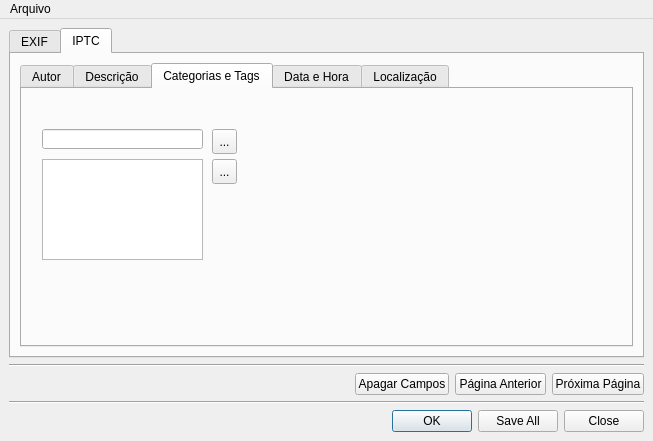
<?xml version="1.0" encoding="UTF-8"?>
<ui version="4.0">
 <class>AddMetadata</class>
 <widget class="QMainWindow" name="AddMetadata">
  <property name="windowModality">
   <enum>Qt::WindowModal</enum>
  </property>
  <property name="geometry">
   <rect>
    <x>0</x>
    <y>0</y>
    <width>653</width>
    <height>441</height>
   </rect>
  </property>
  <property name="minimumSize">
   <size>
    <width>653</width>
    <height>441</height>
   </size>
  </property>
  <property name="maximumSize">
   <size>
    <width>653</width>
    <height>441</height>
   </size>
  </property>
  <property name="windowTitle">
   <string>AddMetadata</string>
  </property>
  <widget class="QWidget" name="centralwidget">
   <layout class="QGridLayout" name="gridLayout">
    <item row="0" column="0">
     <widget class="QTabWidget" name="tabWidget">
      <property name="currentIndex">
       <number>1</number>
      </property>
      <widget class="QWidget" name="tabExif">
       <attribute name="title">
        <string>EXIF</string>
       </attribute>
       <layout class="QGridLayout" name="gridLayout_2">
        <item row="0" column="0">
         <widget class="QTabWidget" name="tabWidget_2">
          <property name="currentIndex">
           <number>2</number>
          </property>
          <widget class="QWidget" name="tabExifAutor">
           <attribute name="title">
            <string>Autor</string>
           </attribute>
           <widget class="QLabel" name="label_17">
            <property name="geometry">
             <rect>
              <x>10</x>
              <y>10</y>
              <width>61</width>
              <height>16</height>
             </rect>
            </property>
            <property name="font">
             <font>
              <pointsize>9</pointsize>
             </font>
            </property>
            <property name="text">
             <string>Fotógrafo:</string>
            </property>
           </widget>
           <widget class="QLineEdit" name="lineEdit_15">
            <property name="geometry">
             <rect>
              <x>10</x>
              <y>30</y>
              <width>113</width>
              <height>20</height>
             </rect>
            </property>
           </widget>
           <widget class="QLabel" name="label_18">
            <property name="geometry">
             <rect>
              <x>10</x>
              <y>60</y>
              <width>101</width>
              <height>16</height>
             </rect>
            </property>
            <property name="font">
             <font>
              <pointsize>9</pointsize>
             </font>
            </property>
            <property name="text">
             <string>Direitos Autorais:</string>
            </property>
           </widget>
           <widget class="QLineEdit" name="lineEdit_16">
            <property name="geometry">
             <rect>
              <x>10</x>
              <y>80</y>
              <width>113</width>
              <height>20</height>
             </rect>
            </property>
           </widget>
           <widget class="QLabel" name="label_21">
            <property name="geometry">
             <rect>
              <x>240</x>
              <y>60</y>
              <width>46</width>
              <height>13</height>
             </rect>
            </property>
            <property name="font">
             <font>
              <pointsize>9</pointsize>
             </font>
            </property>
            <property name="text">
             <string>Modelo:</string>
            </property>
           </widget>
           <widget class="QLineEdit" name="lineEdit_19">
            <property name="geometry">
             <rect>
              <x>240</x>
              <y>80</y>
              <width>113</width>
              <height>20</height>
             </rect>
            </property>
           </widget>
           <widget class="QLabel" name="label_23">
            <property name="geometry">
             <rect>
              <x>240</x>
              <y>10</y>
              <width>71</width>
              <height>16</height>
             </rect>
            </property>
            <property name="font">
             <font>
              <pointsize>9</pointsize>
             </font>
            </property>
            <property name="text">
             <string>Fabricante:</string>
            </property>
           </widget>
           <widget class="QLineEdit" name="lineEdit_21">
            <property name="geometry">
             <rect>
              <x>240</x>
              <y>30</y>
              <width>113</width>
              <height>20</height>
             </rect>
            </property>
           </widget>
          </widget>
          <widget class="QWidget" name="tabExifData">
           <attribute name="title">
            <string>Data</string>
           </attribute>
           <widget class="QDateEdit" name="dateEdit">
            <property name="geometry">
             <rect>
              <x>10</x>
              <y>30</y>
              <width>81</width>
              <height>22</height>
             </rect>
            </property>
            <property name="calendarPopup">
             <bool>true</bool>
            </property>
           </widget>
           <widget class="QTimeEdit" name="timeEdit">
            <property name="geometry">
             <rect>
              <x>100</x>
              <y>30</y>
              <width>71</width>
              <height>22</height>
             </rect>
            </property>
            <property name="calendarPopup">
             <bool>true</bool>
            </property>
           </widget>
           <widget class="QLabel" name="label_16">
            <property name="geometry">
             <rect>
              <x>10</x>
              <y>10</y>
              <width>131</width>
              <height>16</height>
             </rect>
            </property>
            <property name="font">
             <font>
              <pointsize>9</pointsize>
             </font>
            </property>
            <property name="text">
             <string>Data e Hora da Foto:</string>
            </property>
           </widget>
          </widget>
          <widget class="QWidget" name="tabExifGps">
           <attribute name="title">
            <string>GPS</string>
           </attribute>
           <widget class="QLabel" name="label_10">
            <property name="geometry">
             <rect>
              <x>20</x>
              <y>20</y>
              <width>46</width>
              <height>13</height>
             </rect>
            </property>
            <property name="text">
             <string>Latitude:</string>
            </property>
           </widget>
           <widget class="QLineEdit" name="lineEdit_9">
            <property name="geometry">
             <rect>
              <x>20</x>
              <y>40</y>
              <width>113</width>
              <height>20</height>
             </rect>
            </property>
           </widget>
           <widget class="QLabel" name="label_11">
            <property name="geometry">
             <rect>
              <x>20</x>
              <y>70</y>
              <width>46</width>
              <height>13</height>
             </rect>
            </property>
            <property name="text">
             <string>Longitude:</string>
            </property>
           </widget>
           <widget class="QLineEdit" name="lineEdit_10">
            <property name="geometry">
             <rect>
              <x>20</x>
              <y>90</y>
              <width>113</width>
              <height>20</height>
             </rect>
            </property>
           </widget>
           <widget class="QLabel" name="label_12">
            <property name="geometry">
             <rect>
              <x>20</x>
              <y>120</y>
              <width>46</width>
              <height>13</height>
             </rect>
            </property>
            <property name="text">
             <string>Altitude:</string>
            </property>
           </widget>
           <widget class="QLineEdit" name="lineEdit_11">
            <property name="geometry">
             <rect>
              <x>20</x>
              <y>140</y>
              <width>113</width>
              <height>20</height>
             </rect>
            </property>
           </widget>
           <widget class="QLabel" name="label_13">
            <property name="geometry">
             <rect>
              <x>270</x>
              <y>20</y>
              <width>46</width>
              <height>13</height>
             </rect>
            </property>
            <property name="text">
             <string>TextLabel</string>
            </property>
           </widget>
           <widget class="QLineEdit" name="lineEdit_12">
            <property name="geometry">
             <rect>
              <x>270</x>
              <y>40</y>
              <width>113</width>
              <height>20</height>
             </rect>
            </property>
           </widget>
           <widget class="QLabel" name="label_14">
            <property name="geometry">
             <rect>
              <x>270</x>
              <y>120</y>
              <width>46</width>
              <height>13</height>
             </rect>
            </property>
            <property name="text">
             <string>TextLabel</string>
            </property>
           </widget>
           <widget class="QLineEdit" name="lineEdit_13">
            <property name="geometry">
             <rect>
              <x>270</x>
              <y>140</y>
              <width>113</width>
              <height>20</height>
             </rect>
            </property>
           </widget>
           <widget class="QLabel" name="label_15">
            <property name="geometry">
             <rect>
              <x>270</x>
              <y>70</y>
              <width>46</width>
              <height>13</height>
             </rect>
            </property>
            <property name="text">
             <string>TextLabel</string>
            </property>
           </widget>
           <widget class="QLineEdit" name="lineEdit_14">
            <property name="geometry">
             <rect>
              <x>270</x>
              <y>90</y>
              <width>113</width>
              <height>20</height>
             </rect>
            </property>
           </widget>
          </widget>
         </widget>
        </item>
       </layout>
      </widget>
      <widget class="QWidget" name="tabIptc">
       <attribute name="title">
        <string>IPTC</string>
       </attribute>
       <layout class="QGridLayout" name="gridLayout_3">
        <item row="0" column="0">
         <widget class="QTabWidget" name="tabWidget_3">
          <property name="currentIndex">
           <number>2</number>
          </property>
          <widget class="QWidget" name="tabIptcAutor">
           <attribute name="title">
            <string>Autor</string>
           </attribute>
           <widget class="QWidget" name="layoutWidget">
            <property name="geometry">
             <rect>
              <x>330</x>
              <y>160</y>
              <width>233</width>
              <height>42</height>
             </rect>
            </property>
            <layout class="QVBoxLayout" name="verticalLayout">
             <item>
              <widget class="QLabel" name="label_6">
               <property name="font">
                <font>
                 <pointsize>9</pointsize>
                </font>
               </property>
               <property name="text">
                <string>Título:</string>
               </property>
               <property name="buddy">
                <cstring>lineEdit_6</cstring>
               </property>
              </widget>
             </item>
             <item>
              <widget class="QLineEdit" name="lineEdit_6">
               <property name="minimumSize">
                <size>
                 <width>231</width>
                 <height>0</height>
                </size>
               </property>
              </widget>
             </item>
            </layout>
           </widget>
           <widget class="QWidget" name="layoutWidget">
            <property name="geometry">
             <rect>
              <x>330</x>
              <y>90</y>
              <width>233</width>
              <height>42</height>
             </rect>
            </property>
            <layout class="QVBoxLayout" name="verticalLayout_2">
             <item>
              <widget class="QLabel" name="label_5">
               <property name="font">
                <font>
                 <pointsize>9</pointsize>
                </font>
               </property>
               <property name="text">
                <string>Site:</string>
               </property>
               <property name="buddy">
                <cstring>lineEdit_5</cstring>
               </property>
              </widget>
             </item>
             <item>
              <widget class="QLineEdit" name="lineEdit_5">
               <property name="minimumSize">
                <size>
                 <width>231</width>
                 <height>0</height>
                </size>
               </property>
              </widget>
             </item>
            </layout>
           </widget>
           <widget class="QWidget" name="layoutWidget">
            <property name="geometry">
             <rect>
              <x>330</x>
              <y>20</y>
              <width>233</width>
              <height>42</height>
             </rect>
            </property>
            <layout class="QVBoxLayout" name="verticalLayout_3">
             <item>
              <widget class="QLabel" name="label_4">
               <property name="font">
                <font>
                 <pointsize>9</pointsize>
                </font>
               </property>
               <property name="text">
                <string>Fonte:</string>
               </property>
               <property name="buddy">
                <cstring>lineEdit_4</cstring>
               </property>
              </widget>
             </item>
             <item>
              <widget class="QLineEdit" name="lineEdit_4">
               <property name="minimumSize">
                <size>
                 <width>231</width>
                 <height>0</height>
                </size>
               </property>
              </widget>
             </item>
            </layout>
           </widget>
           <widget class="QWidget" name="layoutWidget">
            <property name="geometry">
             <rect>
              <x>20</x>
              <y>20</y>
              <width>233</width>
              <height>42</height>
             </rect>
            </property>
            <layout class="QVBoxLayout" name="verticalLayout_4">
             <item>
              <widget class="QLabel" name="label">
               <property name="font">
                <font>
                 <pointsize>9</pointsize>
                </font>
               </property>
               <property name="text">
                <string>Autor:</string>
               </property>
               <property name="buddy">
                <cstring>lineEdit</cstring>
               </property>
              </widget>
             </item>
             <item>
              <widget class="QLineEdit" name="lineEdit">
               <property name="minimumSize">
                <size>
                 <width>231</width>
                 <height>0</height>
                </size>
               </property>
              </widget>
             </item>
            </layout>
           </widget>
           <widget class="QWidget" name="layoutWidget">
            <property name="geometry">
             <rect>
              <x>20</x>
              <y>92</y>
              <width>233</width>
              <height>42</height>
             </rect>
            </property>
            <layout class="QVBoxLayout" name="verticalLayout_5">
             <item>
              <widget class="QLabel" name="label_2">
               <property name="font">
                <font>
                 <pointsize>9</pointsize>
                </font>
               </property>
               <property name="text">
                <string>Créditos:</string>
               </property>
               <property name="buddy">
                <cstring>lineEdit_2</cstring>
               </property>
              </widget>
             </item>
             <item>
              <widget class="QLineEdit" name="lineEdit_2">
               <property name="minimumSize">
                <size>
                 <width>231</width>
                 <height>0</height>
                </size>
               </property>
              </widget>
             </item>
            </layout>
           </widget>
           <widget class="QWidget" name="layoutWidget">
            <property name="geometry">
             <rect>
              <x>20</x>
              <y>164</y>
              <width>233</width>
              <height>42</height>
             </rect>
            </property>
            <layout class="QVBoxLayout" name="verticalLayout_6">
             <item>
              <widget class="QLabel" name="label_3">
               <property name="font">
                <font>
                 <pointsize>9</pointsize>
                </font>
               </property>
               <property name="text">
                <string>Direitos Autorais:</string>
               </property>
               <property name="buddy">
                <cstring>lineEdit_3</cstring>
               </property>
              </widget>
             </item>
             <item>
              <widget class="QLineEdit" name="lineEdit_3">
               <property name="minimumSize">
                <size>
                 <width>231</width>
                 <height>0</height>
                </size>
               </property>
              </widget>
             </item>
            </layout>
           </widget>
          </widget>
          <widget class="QWidget" name="tabIptcDescricao">
           <attribute name="title">
            <string>Descrição</string>
           </attribute>
           <widget class="QWidget" name="layoutWidget">
            <property name="geometry">
             <rect>
              <x>20</x>
              <y>30</y>
              <width>233</width>
              <height>42</height>
             </rect>
            </property>
            <layout class="QVBoxLayout" name="verticalLayout_7">
             <item>
              <widget class="QLabel" name="label_7">
               <property name="font">
                <font>
                 <pointsize>9</pointsize>
                </font>
               </property>
               <property name="text">
                <string>Título:</string>
               </property>
               <property name="buddy">
                <cstring>lineEdit_2</cstring>
               </property>
              </widget>
             </item>
             <item>
              <widget class="QLineEdit" name="lineEdit_7">
               <property name="minimumSize">
                <size>
                 <width>231</width>
                 <height>0</height>
                </size>
               </property>
              </widget>
             </item>
            </layout>
           </widget>
           <widget class="QWidget" name="layoutWidget">
            <property name="geometry">
             <rect>
              <x>350</x>
              <y>30</y>
              <width>233</width>
              <height>42</height>
             </rect>
            </property>
            <layout class="QVBoxLayout" name="verticalLayout_8">
             <item>
              <widget class="QLabel" name="label_9">
               <property name="font">
                <font>
                 <pointsize>9</pointsize>
                </font>
               </property>
               <property name="text">
                <string>Autor:</string>
               </property>
               <property name="buddy">
                <cstring>lineEdit</cstring>
               </property>
              </widget>
             </item>
             <item>
              <widget class="QLineEdit" name="lineEdit_8">
               <property name="minimumSize">
                <size>
                 <width>231</width>
                 <height>0</height>
                </size>
               </property>
              </widget>
             </item>
            </layout>
           </widget>
           <widget class="QWidget" name="layoutWidget">
            <property name="geometry">
             <rect>
              <x>20</x>
              <y>80</y>
              <width>233</width>
              <height>161</height>
             </rect>
            </property>
            <layout class="QVBoxLayout" name="verticalLayout_9">
             <item>
              <widget class="QLabel" name="label_8">
               <property name="font">
                <font>
                 <pointsize>9</pointsize>
                </font>
               </property>
               <property name="text">
                <string>Descrição:</string>
               </property>
              </widget>
             </item>
             <item>
              <widget class="QTextEdit" name="textEdit">
               <property name="minimumSize">
                <size>
                 <width>231</width>
                 <height>139</height>
                </size>
               </property>
               <property name="maximumSize">
                <size>
                 <width>231</width>
                 <height>139</height>
                </size>
               </property>
              </widget>
             </item>
            </layout>
           </widget>
          </widget>
          <widget class="QWidget" name="tabIptcCategorias">
           <attribute name="title">
            <string>Categorias e Tags</string>
           </attribute>
           <widget class="QPlainTextEdit" name="plainTextEdit">
            <property name="geometry">
             <rect>
              <x>20</x>
              <y>70</y>
              <width>161</width>
              <height>101</height>
             </rect>
            </property>
           </widget>
           <widget class="QToolButton" name="toolButton">
            <property name="geometry">
             <rect>
              <x>190</x>
              <y>40</y>
              <width>25</width>
              <height>25</height>
             </rect>
            </property>
            <property name="text">
             <string>...</string>
            </property>
            <property name="icon">
             <iconset resource="../../resources/resourcesIcon.qrc">
              <normaloff>:/IconesMenu/oxyblue-folder-new.png</normaloff>:/IconesMenu/oxyblue-folder-new.png</iconset>
            </property>
           </widget>
           <widget class="QToolButton" name="toolButton_2">
            <property name="geometry">
             <rect>
              <x>190</x>
              <y>70</y>
              <width>25</width>
              <height>25</height>
             </rect>
            </property>
            <property name="text">
             <string>...</string>
            </property>
            <property name="icon">
             <iconset resource="../../resources/resourcesIcon.qrc">
              <normaloff>:/IconesMenu/error.png</normaloff>:/IconesMenu/error.png</iconset>
            </property>
           </widget>
           <widget class="QLineEdit" name="lineEdit_17">
            <property name="geometry">
             <rect>
              <x>20</x>
              <y>40</y>
              <width>161</width>
              <height>20</height>
             </rect>
            </property>
           </widget>
          </widget>
          <widget class="QWidget" name="tabIptcDataHora">
           <attribute name="title">
            <string>Data e Hora</string>
           </attribute>
          </widget>
          <widget class="QWidget" name="tabIptcLocalizacao">
           <attribute name="title">
            <string>Localização</string>
           </attribute>
          </widget>
         </widget>
        </item>
       </layout>
      </widget>
     </widget>
    </item>
    <item row="1" column="0">
     <layout class="QVBoxLayout" name="verticalLayout_10">
      <item>
       <widget class="Line" name="line_2">
        <property name="orientation">
         <enum>Qt::Horizontal</enum>
        </property>
       </widget>
      </item>
      <item>
       <layout class="QHBoxLayout" name="horizontalLayout_2">
        <item>
         <spacer name="horizontalSpacer">
          <property name="orientation">
           <enum>Qt::Horizontal</enum>
          </property>
          <property name="sizeHint" stdset="0">
           <size>
            <width>348</width>
            <height>20</height>
           </size>
          </property>
         </spacer>
        </item>
        <item>
         <layout class="QHBoxLayout" name="horizontalLayout">
          <item>
           <widget class="QPushButton" name="pushButtonApagarCampos">
            <property name="minimumSize">
             <size>
              <width>91</width>
              <height>0</height>
             </size>
            </property>
            <property name="text">
             <string>Apagar Campos</string>
            </property>
           </widget>
          </item>
          <item>
           <widget class="QPushButton" name="pushButtonPaginaAnterior">
            <property name="minimumSize">
             <size>
              <width>91</width>
              <height>0</height>
             </size>
            </property>
            <property name="text">
             <string>Página Anterior</string>
            </property>
           </widget>
          </item>
          <item>
           <widget class="QPushButton" name="pushButtonProximaPagina">
            <property name="minimumSize">
             <size>
              <width>91</width>
              <height>0</height>
             </size>
            </property>
            <property name="text">
             <string>Próxima Página</string>
            </property>
           </widget>
          </item>
         </layout>
        </item>
       </layout>
      </item>
      <item>
       <widget class="Line" name="line">
        <property name="orientation">
         <enum>Qt::Horizontal</enum>
        </property>
       </widget>
      </item>
      <item>
       <layout class="QHBoxLayout" name="horizontalLayout_3">
        <item>
         <spacer name="horizontalSpacer_2">
          <property name="orientation">
           <enum>Qt::Horizontal</enum>
          </property>
          <property name="sizeHint" stdset="0">
           <size>
            <width>398</width>
            <height>20</height>
           </size>
          </property>
         </spacer>
        </item>
        <item>
         <widget class="QDialogButtonBox" name="buttonBox">
          <property name="standardButtons">
           <set>QDialogButtonBox::Close|QDialogButtonBox::Ok|QDialogButtonBox::SaveAll</set>
          </property>
          <property name="centerButtons">
           <bool>false</bool>
          </property>
         </widget>
        </item>
       </layout>
      </item>
     </layout>
    </item>
   </layout>
  </widget>
  <widget class="QMenuBar" name="menuBar">
   <property name="geometry">
    <rect>
     <x>0</x>
     <y>0</y>
     <width>653</width>
     <height>21</height>
    </rect>
   </property>
   <widget class="QMenu" name="menuArquivo">
    <property name="title">
     <string>Arquivo</string>
    </property>
    <addaction name="actionAbrir_Tamplate"/>
    <addaction name="actionAbrir_Modelo"/>
    <addaction name="separator"/>
    <addaction name="actionSair"/>
   </widget>
   <addaction name="menuArquivo"/>
  </widget>
  <action name="actionAbrir_Tamplate">
   <property name="text">
    <string>Abrir Modelo</string>
   </property>
  </action>
  <action name="actionAbrir_Modelo">
   <property name="text">
    <string>Abrir Modelo</string>
   </property>
  </action>
  <action name="actionSair">
   <property name="text">
    <string>Sair</string>
   </property>
  </action>
 </widget>
 <resources>
  <include location="../../resources/resourcesIcon.qrc"/>
 </resources>
 <connections/>
</ui>
